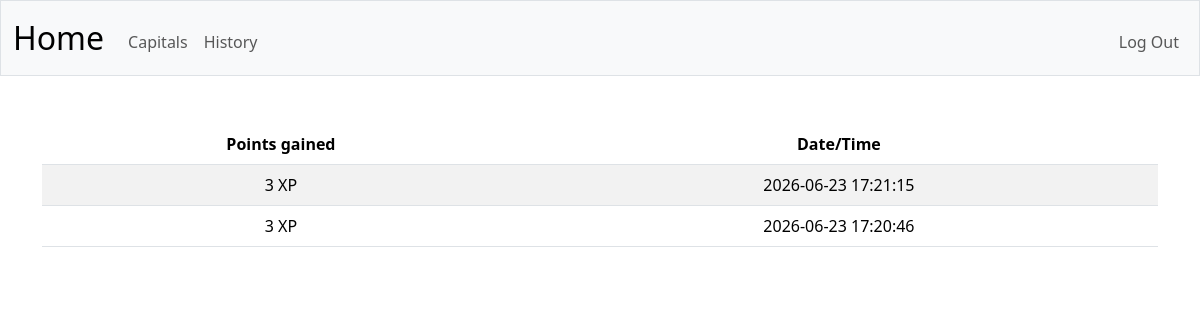
Page /history (signed in) on the committed database.
### tables this page shows
CREATE TABLE history (
    id INTEGER PRIMARY KEY,
    player_id INTEGER NOT NULL,
    points_gained INTEGER NOT NULL,
    game_date TEXT NOT NULL DEFAULT (datetime('now')),
    FOREIGN KEY (player_id) REFERENCES players(id)
);

### app.py (the view)
@app.route("/history")
@login_required
def history():
    user_id = session["user_id"]
    points_history = db.execute(
        "SELECT points_gained, game_date FROM history WHERE player_id = ? ORDER BY game_date DESC",
        user_id,
    )
    return render_template("history.html", points_history=points_history)

### app.py (called while the page is built)
@app.after_request
def after_request(response):
    response.headers["Cache-Control"] = "no-cache, no-store, must-revalidate"
    response.headers["Expires"] = 0
    response.headers["Pragma"] = "no-cache"
    return response

### helpers.py (called while the page is built)
def login_required(f):
    @wraps(f)
    def decorated_function(*args, **kwargs):
        if session.get("user_id") is None:
            return redirect("/login")
        return f(*args, **kwargs)
    return decorated_function

def xp(value):
    return f"{value} XP"

### templates/history.html (shortened to what this page needs)
{% extends "layout.html" %}
{% block main %}
    <table class="table table-striped">
        <thead>
            <tr>
                <th>Points gained</th>
                <th>Date/Time</th>
            </tr>
        </thead>
        <tbody>
            {% for ph in points_history %}
            <tr>
                <td>{{ ph.points_gained | xp }}</td>
                <td>{{ ph.game_date }}</td>
            </tr>
            {% endfor %}
        </tbody>
    </table>
{% endblock %}

### rows in the picture
history: points_gained|xp "3 XP", game_date "2026-06-23 17:21:15"
history: points_gained|xp "3 XP", game_date "2026-06-23 17:20:46"
